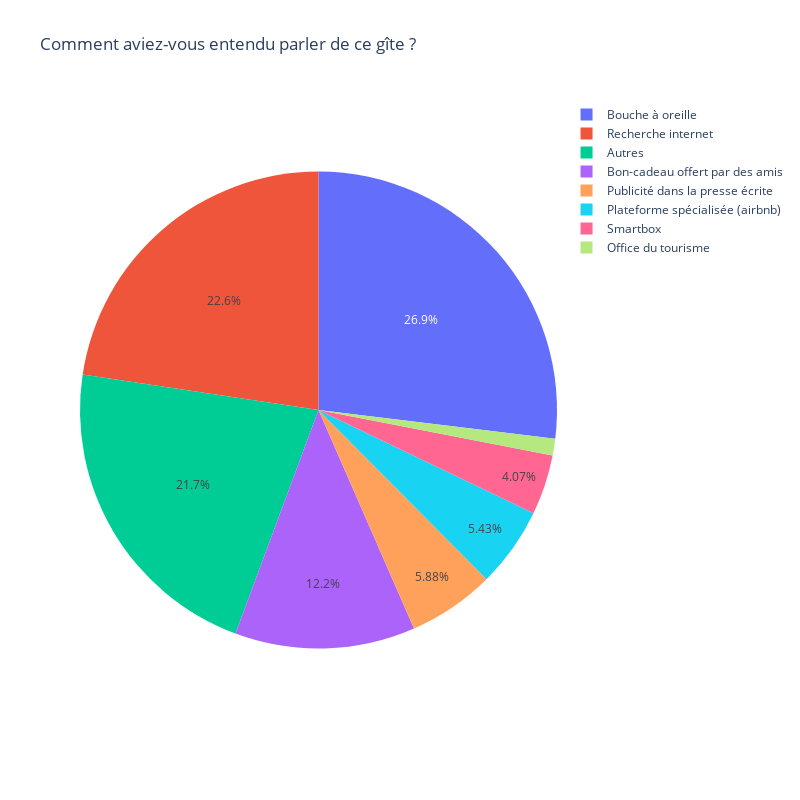

The notebook cell saved with this chart:
### Code cell
fig = px.pie(
    data_question5,
    values=data_question5.values,
    names=data_question5.index,
    title=cols[5],
    width=800,
    height=800,
)


fig.update_traces(textposition='inside')
fig.update_layout(uniformtext_minsize=12, uniformtext_mode='hide')

# show the plot

fig.show()

### Figure 1 — Plotly figure (JSON) as saved in the notebook; plotly's stock layout.template omitted (floating-point values rounded to 4 significant figures)
{"data": [{"domain": {"x": [0, 1], "y": [0, 1]}, "hovertemplate": "index=%{label}<br>value=%{value}<extra></extra>", "labels": ["Bouche à oreille", "Recherche internet", "Autres", "Bon-cadeau offert par des amis", "Publicité dans la presse écrite", "Plateforme spécialisée (airbnb)", "Smartbox", "Office du tourisme"], "legendgroup": "", "name": "", "showlegend": true, "textposition": "inside", "type": "pie", "values": [119, 100, 96, 54, 26, 24, 18, 5]}], "layout": {"height": 800, "legend": {"tracegroupgap": 0}, "title": {"text": "Comment aviez-vous entendu parler de ce gîte ?"}, "uniformtext": {"minsize": 12, "mode": "hide"}, "width": 800}}
